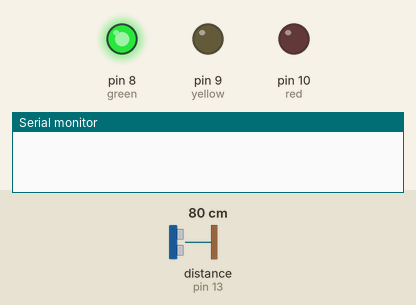
Recording of a sketch running on a simulated Arduino Uno, built with avr-gcc and run on an emulated ATmega328P. On the bench: output pins drawn as LEDs (lit = HIGH), the last lines printed to the serial monitor. The test bench sets the inputs (shaded band); at power-on: distance to the obstacle (sensor on pin 13) 80 cm. The echo pulse lasts 58.3 µs per cm; the modem accepts every AT command (registered, SIM ready, sends succeed) and sends nothing else; pins used as bus, display or sensor lines are not drawn.

Above: at 1.3 s.
1.4 s: distance to the obstacle (sensor on pin 13) set to 2 cm
At 4.1 s:
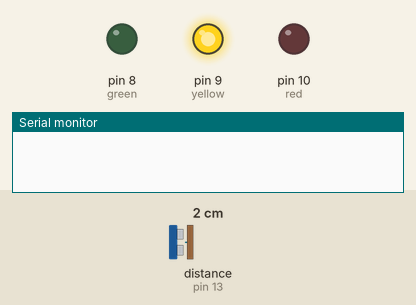
At 7.6 s:
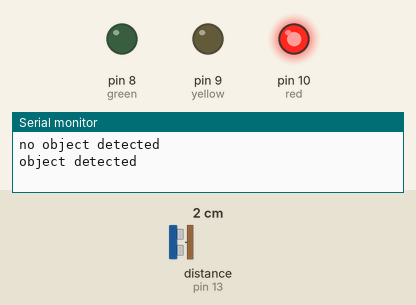
15.1 s: distance to the obstacle (sensor on pin 13) set to 120 cm
Timing chart, 0 to 33.1 s (numbered marks = the images above; inputs shaded):
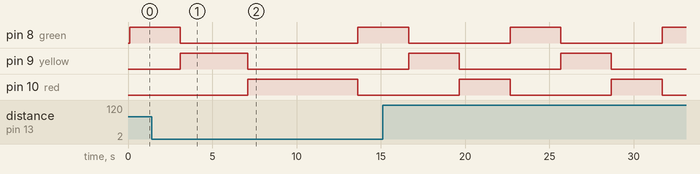

The sketch:

traffic_light_with_gsm.ino
```cpp
#include <SoftwareSerial.h>
SoftwareSerial mySerial(7,6);
int red = 10;
int yellow = 9;
int green = 8;
int duration, distance;
//char object detected;
#define trigPin 12
#define echoPin 13
void setup(){
    Serial.begin (9600);
    pinMode(trigPin, OUTPUT);
    pinMode(echoPin, INPUT);
    pinMode(red, OUTPUT);
    pinMode(yellow, OUTPUT);
    pinMode(green, OUTPUT);
    mySerial.begin(9600);   // Setting the baud rate of GSM Module
  Serial.begin(9600);    // Setting the baud rate of Serial Monitor (Arduino)
  delay(100);
}
void loop(){
digitalWrite(green, HIGH);
digitalWrite(yellow, LOW);
digitalWrite(red, LOW);
digitalWrite(trigPin, HIGH);
delay(3000);

    digitalWrite(green, LOW);
    digitalWrite(red, LOW);
    digitalWrite(yellow, HIGH);
    digitalWrite(trigPin, HIGH);
    delayMicroseconds(1000);
    digitalWrite(trigPin, LOW);
duration = pulseIn(echoPin, HIGH);
distance = (duration/2) / 29.1;
if (distance >= 80 || distance <= 0)
  {
Serial.println("no object detected");
}
else
{
  Serial.println("object detected");
  SendMessage();
}
 delay(3000);

    digitalWrite(green, LOW);
    digitalWrite(yellow, LOW);
    digitalWrite(red, HIGH);
    digitalWrite(trigPin, HIGH);
    delayMicroseconds(1000);
    digitalWrite(trigPin, LOW);
duration = pulseIn(echoPin, HIGH);
distance = (duration/2) / 29.1;
if (distance >= 80 || distance <= 0)
  {
Serial.println("no object detected");
  }
else
{
  Serial.println("object detected");
  SendMessage();
}


    delay(3000);
}
void SendMessage()
{
  mySerial.println("AT+CMGF=1");    //Sets the GSM Module in Text Mode
  delay(1000);  // Delay of 1000 milli seconds or 1 second
  mySerial.println("AT+CMGS=\"+919409401223\"\r"); // Replace x with mobile number
  delay(1000);
  mySerial.println(" vehicle current location is : ");// The SMS text you want to send
  delay(100);
  mySerial.println(" longitude : ");// The SMS text you want to send
  delay(100);
  mySerial.println(" latitude: ");// The SMS text you want to send
  delay(100);
  mySerial.println(" please take some action soon ");// The SMS text you want to send
  delay(100);
   mySerial.println((char)26);// ASCII code of CTRL+Z
  delay(1000);
}
```

Measured:
- after the input at 1.4 s, pin 9 (yellow): goes on until 7.1 s, then stays LOW
- by itself, pin 8 (green), pin 10 (red): alternates HIGH for 3.0 s and LOW for 6.0 s
